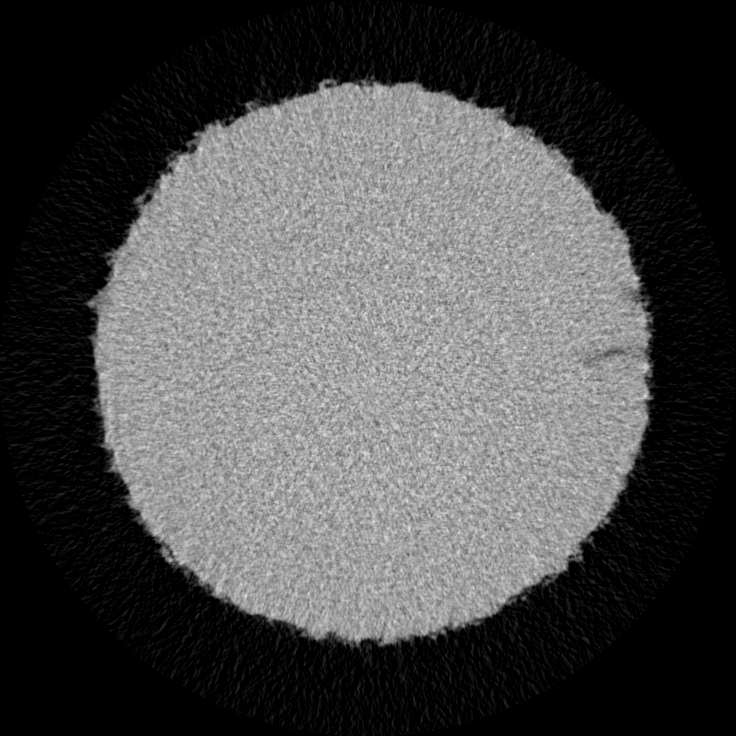
#> input picture cv_crackstacktest/AMGa6_130000C/AMG6a_130000C__rec00001235.bmp, 736 x 736 px, found by its file name
$ python crack_stack.py
#> lines starting #> are read from the running program, lines starting #| are printed output that depends on the picture; after the words box and inside, x2 and y2 are one past the last pixel; in counts of white or black regions, pixels touching at a corner belong together
import numpy as np
import cv2 as cv
import os
from matplotlib import pyplot as plt

# find the path

# list the names of crack images

# read all of the images

# define the function that read an image, return the image that contains a crack

#
fname = "AMG6a_130000C__rec00001235.bmp"
img = cv.imread(fname, 0)
#> img is the input picture: shape (736, 736); min 0, max 233, mean 73.8
# cv.imshow(fname, img)

# apply global hist equalization
equ = cv.equalizeHist(img)
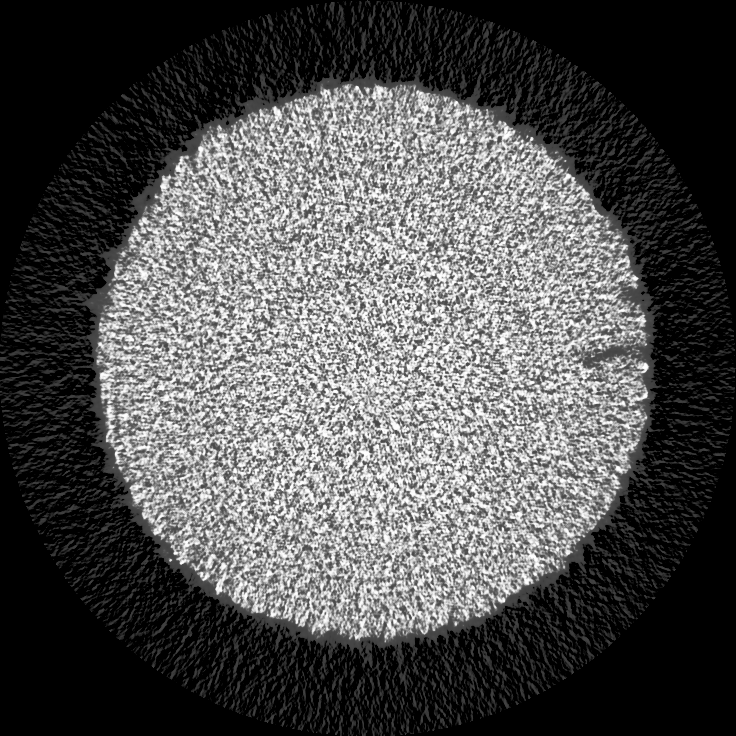
#> equ: shape (736, 736); min 0, max 255, mean 79.8
# cv.imshow('After global hist equalization', equ)

# denoising using gaussian filter
gaus = cv.GaussianBlur(equ, (5, 5), 0)
# [10 lines of commented-out code are left out]
dst1 = cv.fastNlMeansDenoising(gaus, None, 8, 7, 21)
# [14 lines of commented-out code are left out]
ret, ostu = cv.threshold(dst1, 0, 255, cv.THRESH_BINARY+cv.THRESH_OTSU)
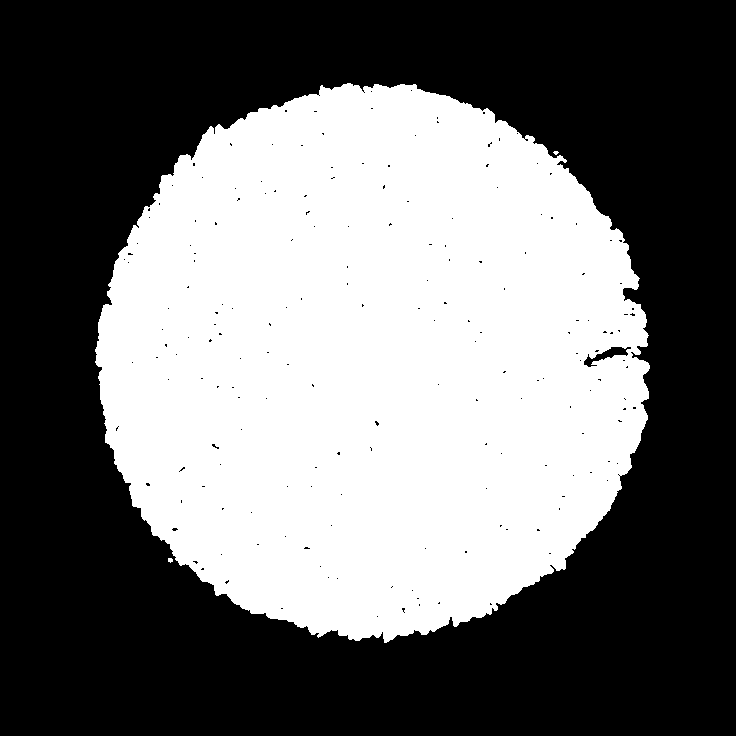
#> ostu: shape (736, 736); 43.9% white; 3 white regions (1 under 20 px), largest, box (x1, y1, x2, y2) and area: (95, 83, 650, 643) 237955, (168, 558, 173, 563) 20
#> ret = 88
cv.imshow('After Otsu binarization', ostu)

# create an intact cross-section
img_blur = cv.GaussianBlur(img, (15, 15), 0)
ret2, ostu2 = cv.threshold(img_blur, 0, 255, cv.THRESH_BINARY+cv.THRESH_OTSU)
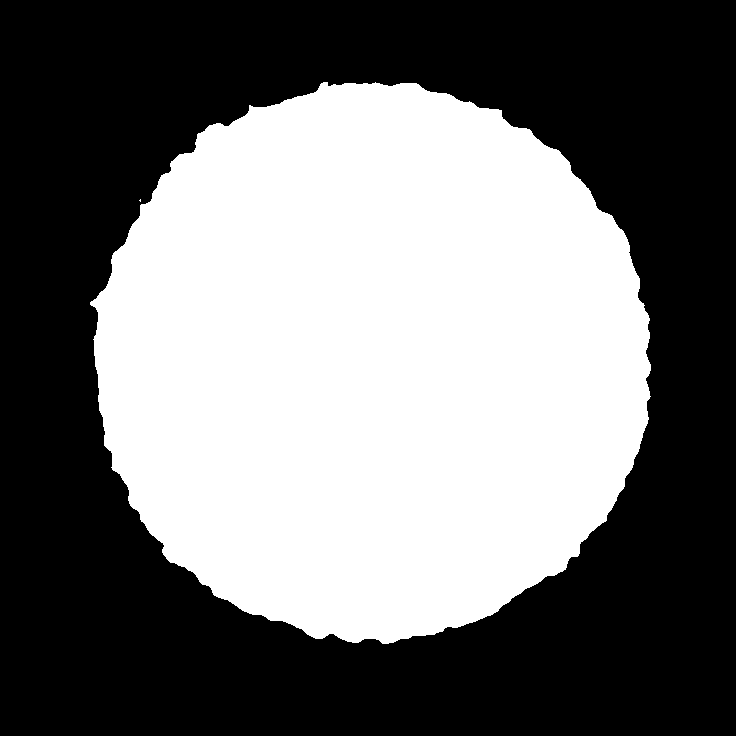
#> ostu2: shape (736, 736); 45% white; 2 white regions (1 under 20 px), largest, box (x1, y1, x2, y2) and area: (90, 82, 651, 644) 243949
#> ret2 = 81
kernel = np.ones((5, 5), np.uint8)
ostu2_opening = cv.morphologyEx(ostu2, cv.MORPH_OPEN, kernel)
#> ostu2_opening: shape (736, 736); 45% white; 1 white region
# cv.imshow('After Otsu binarization (cross-section)', ostu2_opening)

# find the contour of the cross-section
contours, hierarchy = cv.findContours(
    ostu2_opening, cv.RETR_EXTERNAL, cv.CHAIN_APPROX_NONE)
#> contours = 1 contour; box (x1, y1, x2, y2) and area: (91, 82, 651, 644) 243064
cnt = contours[0]
#> cnt = contour of 1698 points, box (x1, y1, x2, y2) (91, 82, 651, 644), area 243064
M = cv.moments(cnt)
#> M = moments, m00 243064, centre m10/m00, m01/m00 = (371.9, 361.6)
cx = int(M['m10']/M['m00'])  # centroid
#> cx = 371
cy = int(M['m01']/M['m00'])
#> cy = 361
_, radius = cv.minEnclosingCircle(cnt)
#> radius = 285.4

# create a circle mask
mask = np.zeros(img.shape[:2], np.uint8)
cv.circle(mask, (cx, cy), int(radius-10), 255, thickness=-1)
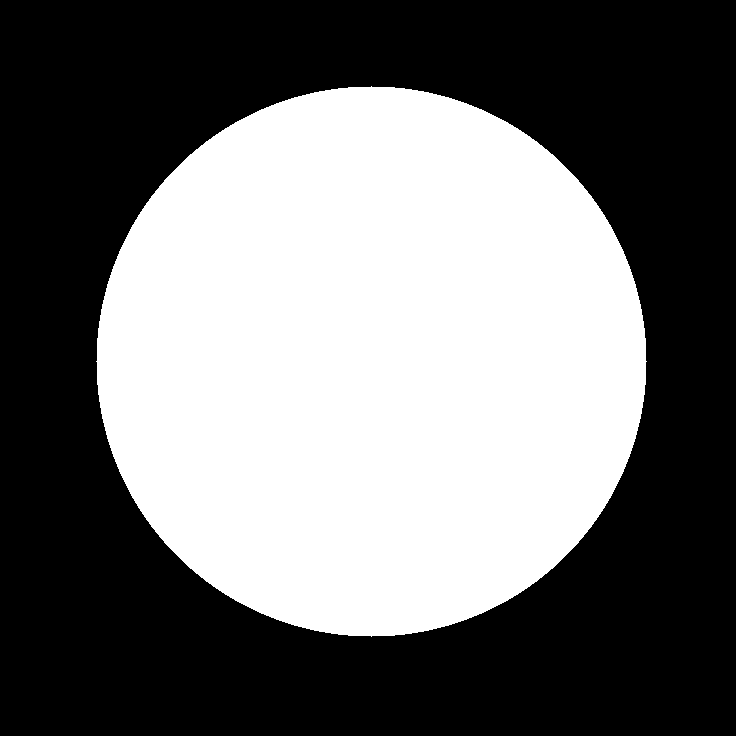
#> mask: shape (736, 736); 43.8% white; 1 white region, box (x1, y1, x2, y2) and area: (96, 86, 647, 637) 237525
# cv.imshow('Mask circle', mask)

# apply bitwise operation
crack = cv.bitwise_not(ostu, mask=mask)
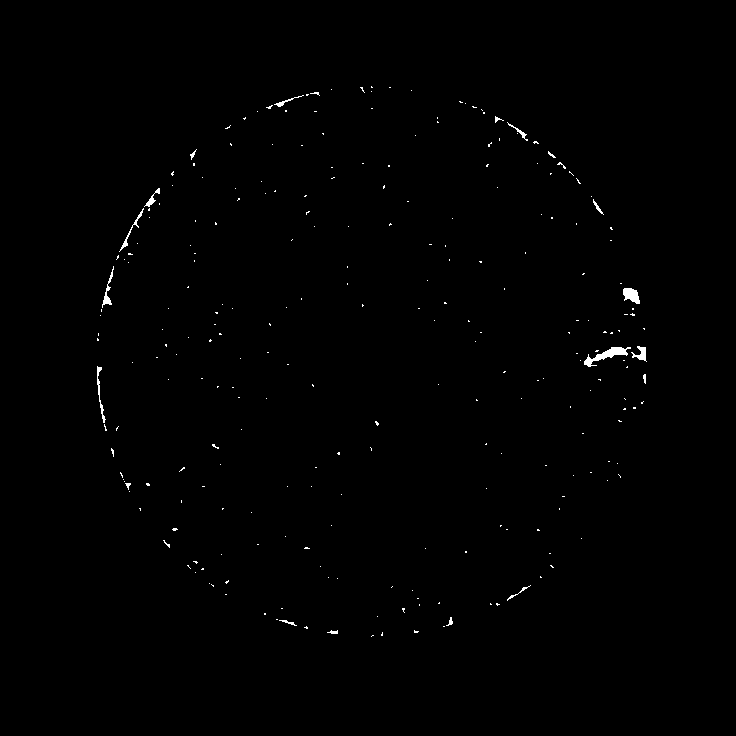
#> crack: shape (736, 736); 0.43% white; 257 white regions (238 under 20 px), largest, box (x1, y1, x2, y2) and area: (584, 347, 631, 367) 319, (623, 288, 640, 304) 187, (97, 366, 106, 423) 126
# crack_opening = cv.morphologyEx(crack, cv.MORPH_OPEN, kernel)
cv.imshow('Crack', crack)

# [13 lines of commented-out code are left out]


cv.waitKey()
cv.destroyAllWindows()
